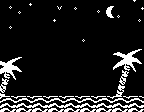

Below is a game level as drawn by its tile map, then a one-line description and the .tmx file that defines it, in full:
An orthogonal 18x28 tile map with 8x4 px tiles, 1 tile layer (Capa de Patrones 1).

<map version="1.2" tiledversion="1.2.4" orientation="orthogonal" renderorder="right-down" width="18" height="28" tilewidth="8" tileheight="4" infinite="0" nextlayerid="2" nextobjectid="1">
 <tileset firstgid="1" source="patrones8x4.tsx" />
 <layer id="1" name="Capa de Patrones 1" width="18" height="28">
  <data encoding="csv">
141,141,141,69,141,141,141,141,141,141,141,141,141,141,141,141,79,141,
141,49,141,79,141,141,141,4,141,166,141,141,141,9,10,141,141,69,
141,59,166,141,141,141,141,14,141,176,141,141,49,19,20,141,141,79,
141,141,176,141,141,141,141,141,141,141,141,141,59,29,30,141,141,141,
141,141,141,141,141,141,69,141,141,141,141,141,141,39,40,141,141,166,
141,141,141,141,141,141,79,141,141,141,141,141,141,141,141,141,141,176,
141,49,141,141,141,141,141,141,141,141,141,141,141,141,141,141,141,141,
141,59,141,141,141,141,141,141,141,141,141,141,141,141,141,141,141,141,
141,141,141,141,141,141,141,141,141,141,37,141,141,141,141,141,141,141,
141,141,141,141,141,141,141,141,141,141,166,141,141,141,141,141,141,141,
141,141,141,141,141,141,141,141,141,141,176,141,141,141,141,141,141,141,
141,141,141,141,141,141,141,141,141,141,141,141,141,141,141,141,141,141,
141,141,141,141,141,141,141,141,141,141,141,141,141,141,81,82,83,84,
141,141,141,141,141,141,141,141,141,141,141,141,141,141,91,92,93,94,
82,83,84,141,141,141,141,141,141,141,141,141,141,141,101,102,103,104,
92,93,94,141,141,141,141,141,141,141,141,141,141,141,111,112,113,114,
102,103,104,141,141,141,141,141,141,141,141,141,141,141,121,122,123,141,
112,113,114,141,141,141,141,141,141,141,141,141,141,141,131,132,133,141,
122,123,141,141,141,141,141,141,141,141,141,141,141,141,141,142,143,141,
132,133,141,141,141,141,141,141,141,141,141,141,141,141,151,152,153,141,
142,143,141,141,141,141,141,141,141,141,141,141,141,141,161,162,141,141,
152,153,141,141,141,141,141,141,141,141,141,141,141,141,171,172,141,141,
162,141,141,141,141,141,141,141,141,141,141,141,141,141,181,182,141,141,
172,141,141,141,141,141,141,141,141,141,141,141,141,141,191,192,141,141,
1,2,1,2,1,2,1,2,1,2,1,2,1,2,1,2,1,2,
11,12,11,12,11,12,11,12,11,12,11,12,11,12,11,12,11,12,
21,22,21,22,21,22,21,22,21,22,21,22,21,22,21,22,21,22,
31,32,31,32,31,32,31,32,31,32,31,32,31,32,31,32,31,32
</data>
 </layer>
</map>
